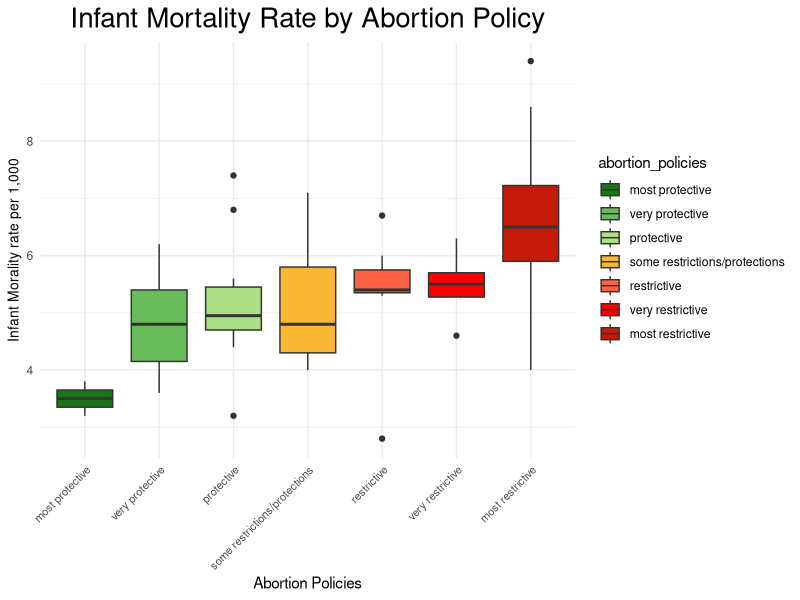
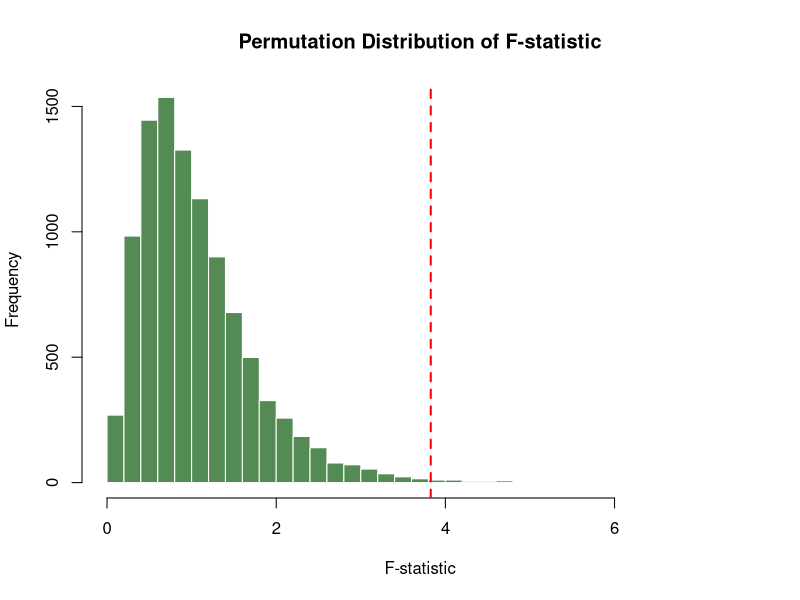
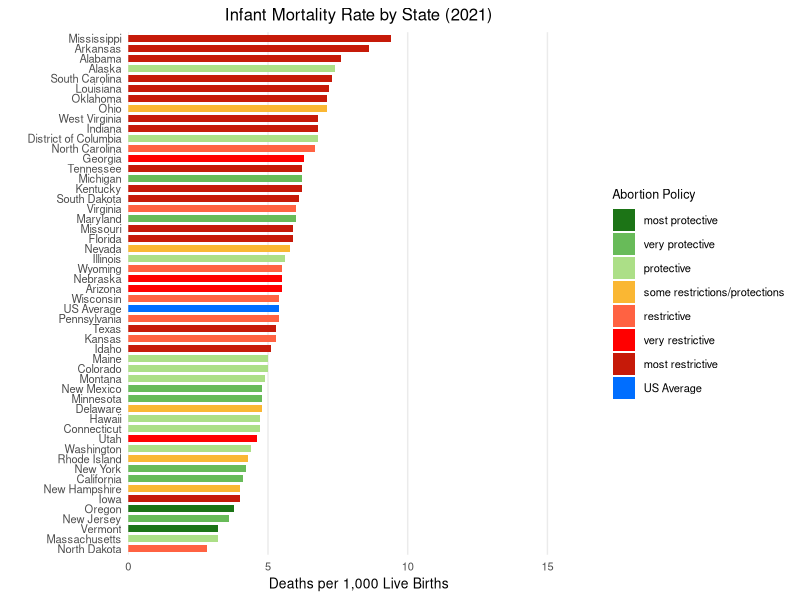

Here is the R script that generated these plots, in order:
## ---- chunk 1
options(repos = c(CRAN = "https://cloud.r-project.org"))
install.packages("tidyverse")
library(tidyverse)
df <- read_csv("../data/clean_data/merged_data.csv", show_col_types = FALSE)
df <- df[!is.na(df$abortion_policies), ]
df_test <- df[df$State != "US", ]
df$abortion_policies <- factor(df$abortion_policies, 
                              levels = c("most protective", "very protective", 
                                         "protective", "some restrictions/protections", 
                                         "restrictive", "very restrictive", "most restrictive"))
## ---- chunk 2
df$infant_mortality_2021
## ---- chunk 3
# Kruskal-Wallis test
kruskal.test(infant_mortality_2021 ~ abortion_policies, data = df)

# If Kruskal-Wallis is significant, run pairwise Wilcoxon tests
pairwise.wilcox.test(df$infant_mortality_2021, 
                     df$abortion_policies,
                     p.adjust.method = "bonferroni")

# accompanying boxplot visualization
# accompanying boxplot visualization
ggplot(df, aes(x = abortion_policies, y = infant_mortality_2021, fill=abortion_policies)) +
  geom_boxplot() +
  theme_minimal() +
  theme(axis.text.x = element_text(size = 8, angle = 45, hjust = 1),
        axis.title.y = element_text(size = 10)) + 
  scale_fill_manual(values = c("#1c7416", "#68bb59", "#acdf87", "#fab733", "#ff6242", "#ff0000", "#c61a09")) +
  labs(x = "Abortion Policies", 
       y = "Infant Morality rate per 1,000",
       title = "Infant Mortality Rate by Abortion Policy") +
  theme(plot.title = element_text(size = 20, hjust = 0.5))
## ---- chunk 4
# Permutation Test
N <- 10000 

# Observed ANOVA F-statistic
observed_anova <- aov(infant_mortality_2021 ~ abortion_policies, data = df)
observed_F <- summary(observed_anova)[[1]][["F value"]][1]

# Permutation loop
set.seed(1234) 
perm_F <- numeric(N)

for (i in 1:N) {
  # Permute the response variable
  permuted_data <- df
  permuted_data$infant_mortality_2021 <- sample(permuted_data$infant_mortality_2021)
  
  # Perform ANOVA on permuted data
  perm_anova <- aov(infant_mortality_2021 ~ abortion_policies, data = permuted_data)
  perm_F[i] <- summary(perm_anova)[[1]][["F value"]][1]
}

# Calculate p-value
p_value <- mean(perm_F >= observed_F)

cat("Observed F-statistic:", observed_F, "\n")
cat("Permutation Test p-value:", p_value, "\n")

# Plot the permutation F-statistics
hist(perm_F, 
     breaks = 30, 
     main = "Permutation Distribution of F-statistic", 
     xlab = "F-statistic", 
     col = "palegreen4",  
     border = "white")    

# F-statistic line 
abline(v = observed_F, 
       col = "red",       
       lwd = 2, 
       lty = 2)
## ---- chunk 5

df_filtered <- df %>%
  filter(!is.na(`infant_mortality_2021`)) %>%
  bind_rows(tibble(
    State = "US Average",  # Removed c() since only adding one value
    `infant_mortality_2021` = 5.4,
    abortion_policies = "US Average"  # Removed "most restrictive" since only adding US Average
  ))

policy_levels <- c(
  "most protective",
  "very protective", 
  "protective",
  "some restrictions/protections",
  "restrictive",
  "very restrictive",
  "most restrictive",
  "US Average"
)

df_filtered$abortion_policies <- factor(df_filtered$abortion_policies, 
                                      levels = policy_levels)

ggplot(df_filtered, 
       aes(y = reorder(State, `infant_mortality_2021`),
           x = `infant_mortality_2021`,
           fill = abortion_policies)) +
  geom_bar(stat = "identity", width = 0.7) +
  scale_fill_manual(
    values = c(
      "most protective" = "#1c7416",
      "very protective" = "#68bb59",
      "protective" = "#acdf87",
      "some restrictions/protections" = "#fab733",
      "restrictive" = "#ff6242",
      "very restrictive" = "#ff0000",
      "most restrictive" = "#c61a09",
      "US Average" = "#006eff"
    ),
    breaks = policy_levels
  ) +
  theme_minimal() +
  labs(
    title = "Infant Mortality Rate by State (2021)",  # Made title more concise
    x = "Deaths per 1,000 Live Births",  # Corrected units
    y = "",
    fill = "Abortion Policy"
  ) +
  theme(
    plot.title = element_text(hjust = 0.5, size = 12),
    axis.title.x = element_text(size = 10),
    axis.text.y = element_text(size = 8),
    axis.text.x = element_text(size = 8),
    legend.position = "right",
    legend.title = element_text(size = 9),
    legend.text = element_text(size = 8),
    panel.grid.major.y = element_blank(),
    panel.grid.minor = element_blank(),
    plot.background = element_rect(fill = "white", color = NA),
    panel.background = element_rect(fill = "white", color = NA)
  ) +
  scale_x_continuous(
    limits = c(0, 15),
    breaks = seq(0, 15, by = 5),  # Changed to increments of 5 for better readability
    expand = expansion(mult = c(0, 0.1))
  )
